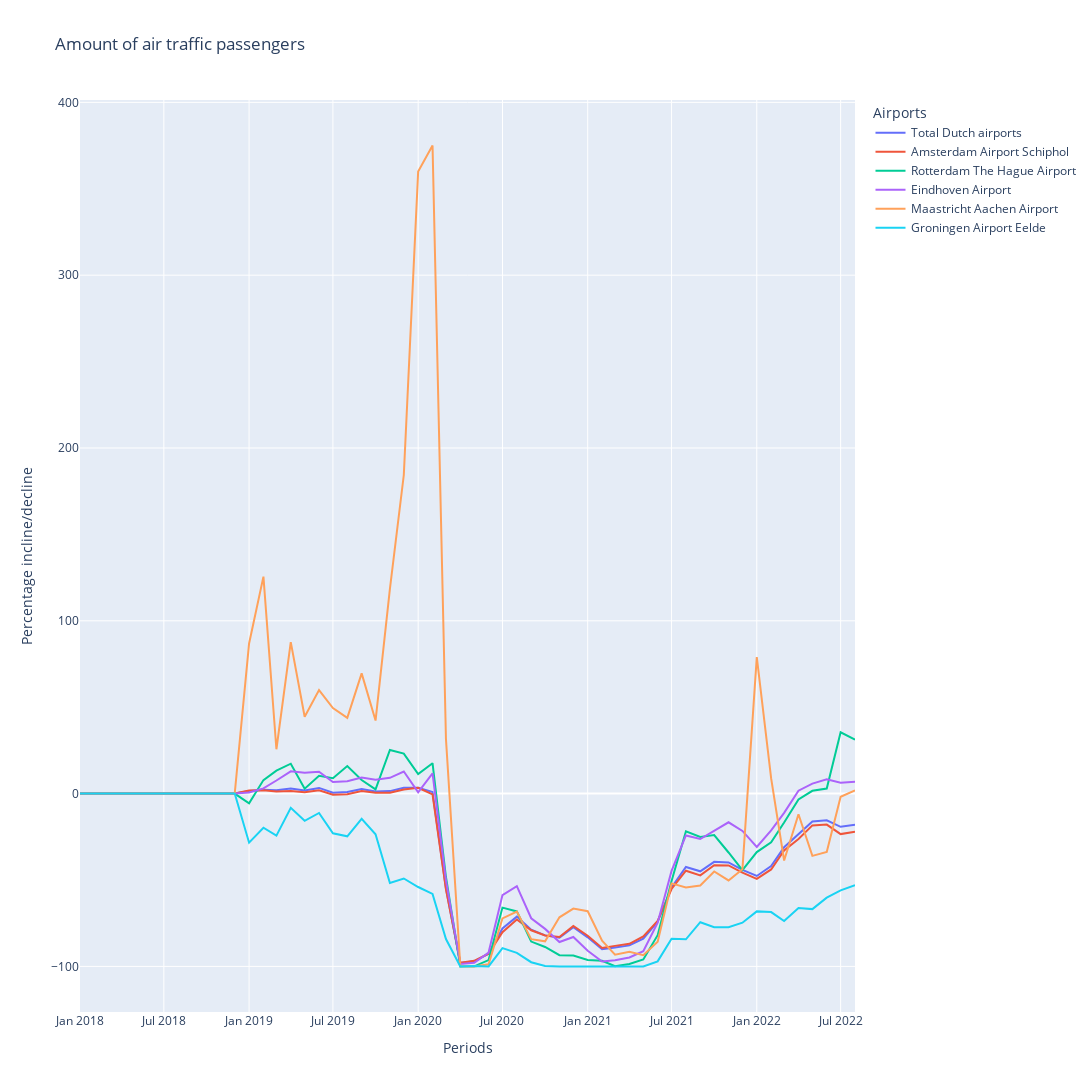

Notebook cell for this chart:
### Code cell
#Figure is added with the relative incline/ decline of the airport
fig = px.line(at_df_complete, y='Percentage incline/decline',
              color='Airports', title='Amount of air traffic passengers', width=1500, height=1200)



fig.show()
